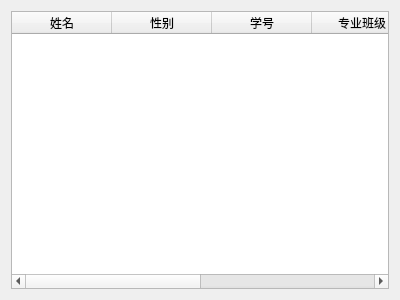
<?xml version="1.0" encoding="UTF-8"?>
<ui version="4.0">
 <class>SchoolRoolselect</class>
 <widget class="QWidget" name="SchoolRoolselect">
  <property name="geometry">
   <rect>
    <x>0</x>
    <y>0</y>
    <width>400</width>
    <height>300</height>
   </rect>
  </property>
  <property name="windowTitle">
   <string>Form</string>
  </property>
  <layout class="QVBoxLayout" name="verticalLayout">
   <item>
    <widget class="QTableWidget" name="tableWidget">
     <column>
      <property name="text">
       <string>姓名</string>
      </property>
     </column>
     <column>
      <property name="text">
       <string>性别</string>
      </property>
     </column>
     <column>
      <property name="text">
       <string>学号</string>
      </property>
     </column>
     <column>
      <property name="text">
       <string>专业班级</string>
      </property>
     </column>
     <column>
      <property name="text">
       <string>修复退种类</string>
      </property>
     </column>
     <column>
      <property name="text">
       <string>时间</string>
      </property>
     </column>
    </widget>
   </item>
  </layout>
 </widget>
 <resources/>
 <connections/>
</ui>
